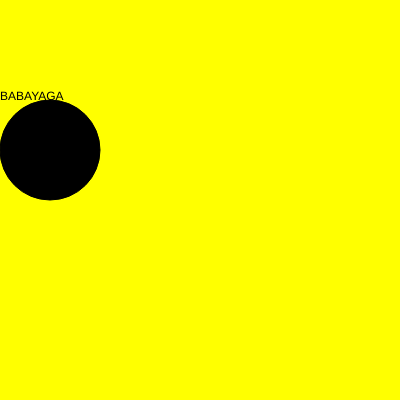
Frame 1 (no input)
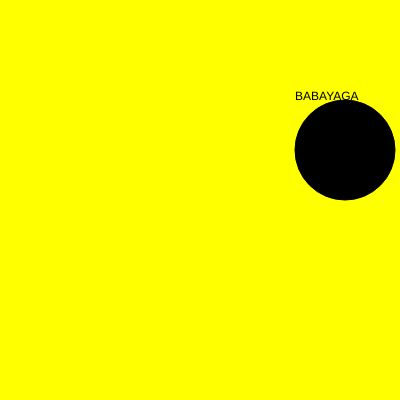
Frame 60 (no input)
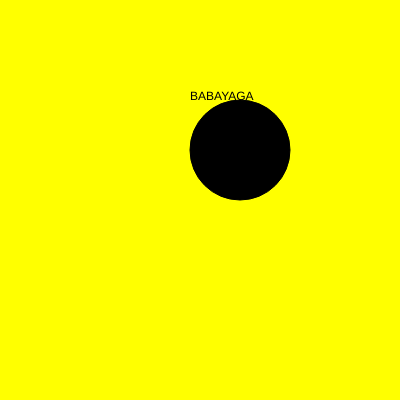
Frame 120 (the mouse pressed at the canvas centre since frame 60)

The p5.js sketch that drew these frames (run headless with seeded random() and noise() and a simulated clock; from frame 60 on, the mouse is pressed at the canvas centre):

// p5.js sketch
// ── sketch.js
var x = 0;

function setup() {
  // put setup code here
  createCanvas(400,400);
}

function draw() {
  // put drawing code here
  background('yellow')
  fill('black')

  rect(x,100,100,100,100);
  text("BABAYAGA",x,100);
  x = x + 5;
  if (x > width) {
x = 0;
  }
}
